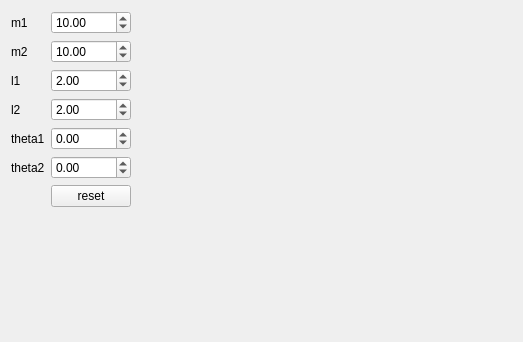
<?xml version="1.0" encoding="UTF-8"?>
<ui version="4.0">
 <class>Form</class>
 <widget class="QWidget" name="Form">
  <property name="geometry">
   <rect>
    <x>0</x>
    <y>0</y>
    <width>523</width>
    <height>342</height>
   </rect>
  </property>
  <property name="windowTitle">
   <string>Form</string>
  </property>
  <layout class="QHBoxLayout" name="horizontalLayout">
   <item>
    <layout class="QFormLayout" name="formLayout">
     <property name="fieldGrowthPolicy">
      <enum>QFormLayout::AllNonFixedFieldsGrow</enum>
     </property>
     <item row="0" column="0">
      <widget class="QLabel" name="m1Label">
       <property name="text">
        <string>m1</string>
       </property>
      </widget>
     </item>
     <item row="0" column="1">
      <widget class="QDoubleSpinBox" name="m1DoubleSpinBox">
       <property name="minimum">
        <double>0.010000000000000</double>
       </property>
       <property name="maximum">
        <double>100.000000000000000</double>
       </property>
       <property name="value">
        <double>10.000000000000000</double>
       </property>
      </widget>
     </item>
     <item row="1" column="0">
      <widget class="QLabel" name="m1Label_2">
       <property name="text">
        <string>m2</string>
       </property>
      </widget>
     </item>
     <item row="1" column="1">
      <widget class="QDoubleSpinBox" name="m2DoubleSpinBox">
       <property name="minimum">
        <double>0.010000000000000</double>
       </property>
       <property name="maximum">
        <double>100.000000000000000</double>
       </property>
       <property name="value">
        <double>10.000000000000000</double>
       </property>
      </widget>
     </item>
     <item row="2" column="0">
      <widget class="QLabel" name="l1Label">
       <property name="text">
        <string>l1</string>
       </property>
      </widget>
     </item>
     <item row="2" column="1">
      <widget class="QDoubleSpinBox" name="l1DoubleSpinBox">
       <property name="minimum">
        <double>0.100000000000000</double>
       </property>
       <property name="maximum">
        <double>100.000000000000000</double>
       </property>
       <property name="singleStep">
        <double>0.100000000000000</double>
       </property>
       <property name="value">
        <double>2.000000000000000</double>
       </property>
      </widget>
     </item>
     <item row="3" column="0">
      <widget class="QLabel" name="l2Label">
       <property name="text">
        <string>l2</string>
       </property>
      </widget>
     </item>
     <item row="3" column="1">
      <widget class="QDoubleSpinBox" name="l2DoubleSpinBox">
       <property name="minimum">
        <double>0.100000000000000</double>
       </property>
       <property name="maximum">
        <double>100.000000000000000</double>
       </property>
       <property name="singleStep">
        <double>0.100000000000000</double>
       </property>
       <property name="value">
        <double>2.000000000000000</double>
       </property>
      </widget>
     </item>
     <item row="4" column="0">
      <widget class="QLabel" name="theta1Label">
       <property name="text">
        <string>theta1</string>
       </property>
      </widget>
     </item>
     <item row="4" column="1">
      <widget class="QDoubleSpinBox" name="theta1DoubleSpinBox">
       <property name="minimum">
        <double>-90.000000000000000</double>
       </property>
       <property name="maximum">
        <double>90.000000000000000</double>
       </property>
       <property name="singleStep">
        <double>15.000000000000000</double>
       </property>
      </widget>
     </item>
     <item row="5" column="0">
      <widget class="QLabel" name="theta2Label">
       <property name="text">
        <string>theta2</string>
       </property>
      </widget>
     </item>
     <item row="5" column="1">
      <widget class="QDoubleSpinBox" name="theta2DoubleSpinBox">
       <property name="minimum">
        <double>-90.000000000000000</double>
       </property>
       <property name="maximum">
        <double>90.000000000000000</double>
       </property>
       <property name="singleStep">
        <double>15.000000000000000</double>
       </property>
      </widget>
     </item>
     <item row="6" column="1">
      <widget class="QPushButton" name="pushButton">
       <property name="text">
        <string>reset</string>
       </property>
      </widget>
     </item>
    </layout>
   </item>
   <item>
    <widget class="DoublePendulum" name="doublePendulum" native="true">
     <property name="sizePolicy">
      <sizepolicy hsizetype="MinimumExpanding" vsizetype="MinimumExpanding">
       <horstretch>0</horstretch>
       <verstretch>0</verstretch>
      </sizepolicy>
     </property>
    </widget>
   </item>
  </layout>
 </widget>
 <customwidgets>
  <customwidget>
   <class>DoublePendulum</class>
   <extends>QWidget</extends>
   <header>doublependulum.h</header>
   <container>1</container>
  </customwidget>
 </customwidgets>
 <resources/>
 <connections/>
</ui>
